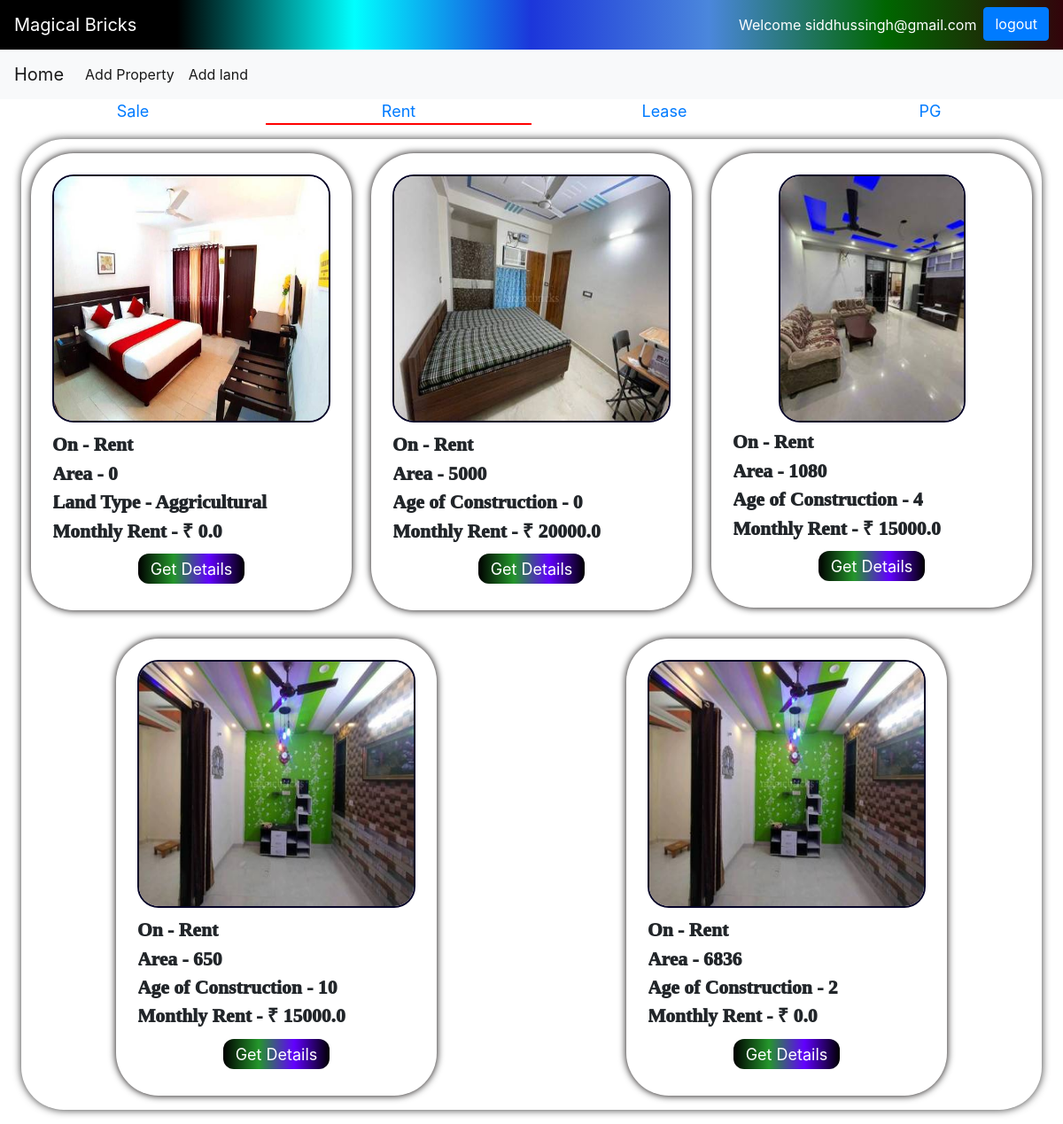
The page /properties?category=3 (signed in) on the database its author committed.
### bricks/models.py (models this page shows, shortened)
class category(models.Model):
    cat=models.CharField(max_length=50)
    def __str__(self) :
        return self.cat

class land(models.Model):
    name=models.CharField(max_length=500,blank=False,null=True,default=None)
    cat=models.ForeignKey("category", null=True , on_delete=models.CASCADE, default=None)
    owner_phone=models.IntegerField(null=True, blank=False)
    owner_name=models.CharField(max_length=500,blank=False,null=True,default=None)
    owner_mail=models.EmailField(max_length=500,blank=False,null=True)
    area=models.IntegerField(default=0)
    land_type=models.CharField(choices=t_l, max_length=50, default= None, null=True)
    price=models.FloatField(default=0)
    p_type=models.CharField(max_length=10, default="Land")
    address=models.CharField(max_length=200, blank= False, default=None, null=False, unique=True)
    image=models.ImageField(upload_to='images/')

class built(models.Model):
    name=models.CharField(max_length=500,blank=False,null=True,default=None)
    owner_phone=models.IntegerField(null=True, blank=False)
    owner_name=models.CharField(max_length=500,blank=False,null=True,default=None)
    owner_mail=models.EmailField(max_length=500,blank=False,null=True)
    cat=models.ForeignKey("category", null=True , on_delete=models.CASCADE, default=None)
    area=models.IntegerField()
    floors=models.IntegerField()
    status=models.CharField(max_length=50,choices=st)
    faces=models.CharField(choices=direction, max_length=50, blank=False)
    p_type=models.CharField(max_length=10, default="Built")
    furnished_status=models.CharField(max_length=50,choices=state, blank=False, null=True)
    type_of_ownership=models.CharField(max_length=50,choices=too)
    price=models.FloatField(default=0,null=True)
    age=models.IntegerField()
    address=models.CharField(max_length=200, blank= False, default=None, null=True, unique=True)
    image=models.ImageField(upload_to='images/')

### bricks/views.py (the view)
# urls.py: path('properties',views.properties,name='properties'),
def properties(request):
    x=request.GET.get('category')
    obj=get_object_or_404(category, pk=x)
    p=land.objects.filter(cat__cat=obj.cat)
    q=built.objects.filter(cat__cat=obj.cat)
    y=category.objects.all()
    print(p.count())
    return render(request,'bricks/properties.html',{"obj":p,"obj2":q,"y":y,"current_cat":obj.cat})

### bricks/templates/bricks/properties.html (shortened to what this page needs)
<!DOCTYPE html>
<html lang="en">
<head>
  {% load static %}
  <link rel="stylesheet" href="{% static 'bricks/style_properties.css' %}" />
</head>
<body>
  {% include "bricks/navbar.html" %}
  <div class="main">
    {% if y %} {% for x in y %}
    <a href="{% url 'properties' %}?category={{x.id}}" id="cat">
      {% if current_cat %}
      {% if current_cat == x.cat %}
      <div class="heading" style="border-bottom: 0.2vw solid red;">{{x.cat}}</div>
      {% else %}
      <div class="heading">{{x.cat}}</div>
      {% endif %}
      {% else %}
      <div class="heading">{{x.cat}}</div>
      {% endif %}
    </a>
    {% endfor %} {% endif %}
  </div>
  <div class="properties" >
    {% if obj %} {% for y in obj %}
    <div  class="property">
      <div class="imgs"><img  src="{{y.image.url}}" alt=""></div>
      <div class="info_items">On - {{y.cat}}</div>
      <div class="info_items">Area - {{y.area}}</div>
      <div class="info_items">Land Type - {{y.land_type}}</div>
      {% if y.cat.cat == "Rent" or y.cat.cat == "PG" %}
      <div class="info_items">Monthly Rent - &#8377 {{y.price}}</div>
      {% else %}
      <div class="info_items">Price - &#8377 {{y.price}}</div>
      {% endif %}
      <a href="{% url 'property_details' y.id %}?p_type={{y.p_type}}" id="details_button">
        <div id="details_button">
          Get Details
        </div>
      </a>
    </div>
    {% endfor %}
    {% endif %}
    {% if obj2 %}
    {% for y in obj2 %}
    <div  class="property">
      <div class="imgs"><img  src="{{y.image.url}}" alt=""></div>
      <div class="info_items">On - {{y.cat}}</div>
      <div class="info_items">Area - {{y.area}}</div>
      <div class="info_items">Age of Construction - {{y.age}}</div>
      {% if y.cat.cat == "Rent" or y.cat.cat == "PG" %}
      <div class="info_items">Monthly Rent - &#8377 {{y.price}}</div>
      {% else %}
      <div class="info_items">Price - &#8377 {{y.price}}</div>
      {% endif %}
      <a href="{% url 'property_details' y.id %}?p_type={{y.p_type}}" id="details_button">
        <div id="details_button">
          Get Details
        </div>
      </a>
    </div>
    {% endfor %}
    {% endif %}
  </div>
</body>
</html>

### bricks/templates/bricks/navbar.html (shortened to what this page needs)
<html>
<head>
  <link rel="stylesheet" href="https://maxcdn.bootstrapcdn.com/bootstrap/4.0.0-beta.2/css/bootstrap.min.css" />
</head>
<body>
  <nav class="navbar navbar-light justify-content-between" style="
  display:block;
        background: linear-gradient(
          90deg,
          #000,
          #000,#00ffff,
          #1c36da,
          #4b87dc,
          #006600,
          #32040b
        );
        animation: gradient 15s ease infinite;
      ">
    <a class="navbar-brand" style="color:white;">Magical Bricks</a>
    {%if user.is_authenticated%}
    <a class="btn btn-primary" type="submit" id="login" href="{%url 'logout_user' %}"
      style="width:fit-content; float:right;">logout</a>
    <p class="px-2 mt-2" style="width:fit-content; float:right; color:white;">Welcome {{user.email}}</p>
    {% endif %}
  </nav>
  <nav class="navbar navbar-expand-lg navbar-light bg-light">
    <a class="navbar-brand" href="home">Home</a>
    <div class="collapse navbar-collapse" id="navbarSupportedContent" z-index: 0>
      <ul class="navbar-nav mr-auto">
        <li class="nav-item active">
          <a class="nav-link" href="built_details">Add Property<span class="sr-only">(current)</span></a>
        </li>
        <li class="nav-item active">
          <a class="nav-link" href="land_details">Add land</a>
        </li>
      </ul>
    </div>
  </nav>
</body>
</html>

### bricks/static/bricks/style_properties.css (style rules this page uses)
.main { display: flex; }
#cat { flex: 1; font-size: 1.5vw; }
.heading { margin: auto; justify-content: center; text-align: center; }
.properties { border-color: black; border-width: 1vw; display: block; background-color: #fff; border-radius: 4vw; box-shadow: 0 0 10px rgba(0, 0, 0, 0.8); margin: 2vh 2vw; width: auto; height: fit-content; }
.property { display: inline-block; justify-items: center; background-color: #fff; box-shadow: 0 0 0.75vw rgb(5, 0, 0); border-radius: 4vw; margin: 0.75vw; padding: 3vh 3vh; height: fit-content; width: 31.44%; }
.info_items { display: flex; border-radius: 2vw; overflow: hidden; height: fit-content; box-sizing: border-box; width: 100%; font-family: cursive; font-weight: 1000; }
.imgs { border: 0.2vw solid rgb(6, 4, 40); ; border-radius: 2vw; display: inline-flex; overflow: hidden; box-sizing: border-box; width: 100%; height: 35vh; margin-bottom: 3%; }
.imgs>img { width: 100%; object-fit: fill; }
#details_button { text-decoration: none; display: flex; margin: 3% auto; padding: auto; height: 2.5vw; text-align: center; justify-content: center; font-size: 1.5vw; ; color: white; width: 10vw; border-radius: 1vw; background: linear-gradient(90deg, rgb(0, 0, 0), rgb(36, 150, 43), rgb(98, 0, 255), rgb(0, 0, 0)); }

### bricks/templates/bricks/properties.html (style rules this page uses)
.properties { border-color: black; border-width: 1vw; display: flex; flex-wrap: wrap; background-color: #fff; border-radius: 4vw; box-shadow: 0 0 10px rgba(0, 0, 0, 0.8); margin: 2vh 2vw; width: auto; }
.property { background-color: #fff; box-shadow: 0 0 0.75vw rgb(5, 0, 0); border-radius: 4vw; margin: 0.75vw; padding: 3vh 3vh; width: 31.44%; height: fit-content; margin: auto; margin-top: 2vh; margin-bottom: 2vh; }
.info_items { border-radius: 2vw; box-sizing: border-box; font-family: cursive; font-size: 1.8vw; }
#details_button { text-decoration: none; display: flex; margin: 3% auto; padding: auto; height: 2.5vw; text-align: center; justify-content: center; font-size: 1.5vw; color: white; width: 10vw; border-radius: 1vw; font-size: 1.5vw; background: linear-gradient(90deg, rgb(0, 0, 0), rgb(36, 150, 43), rgb(98, 0, 255), rgb(0, 0, 0)); }

### rows shown on the page
category: cat "Sale"
category: cat "Rent"
category: cat "Lease"
category: cat "PG"
land: image (picture), cat "Rent", area "0", land_type "Aggricultural", price "0.0"
built: image (picture), cat "Rent", area "5000", age "0", price "20000.0"
built: image (picture), cat "Rent", area "1080", age "4", price "15000.0"
built: image (picture), cat "Rent", area "650", age "10", price "15000.0"
built: image (picture), cat "Rent", area "6836", age "2", price "0.0"

### other values the page prints
{{ user.email }} "siddhussingh@gmail.com"
